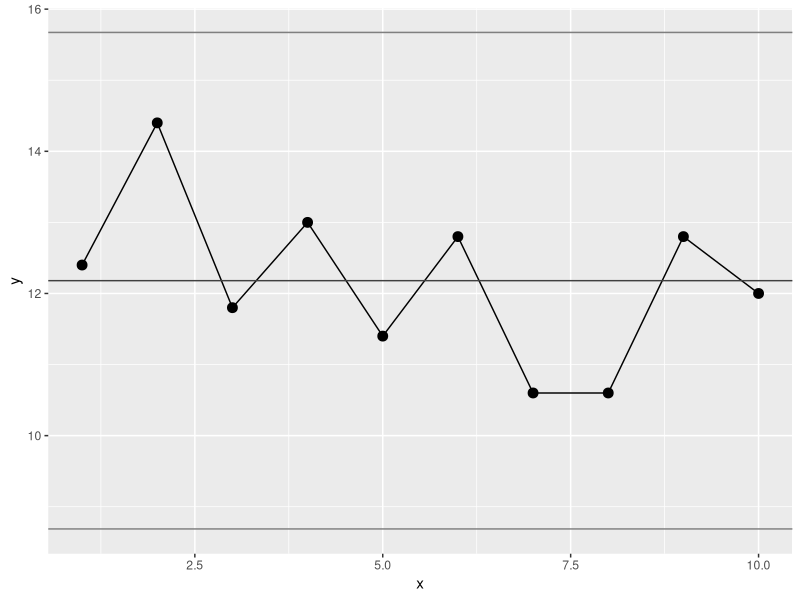
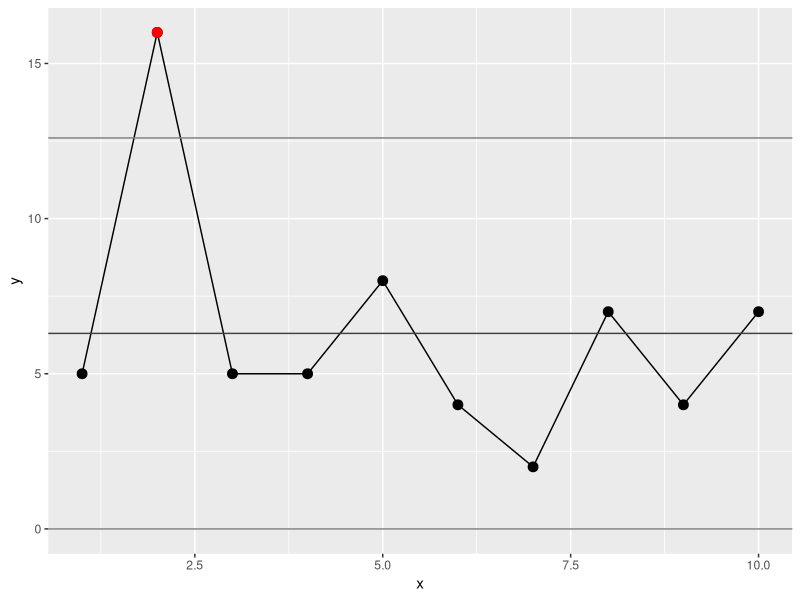

Write the R code that produced these figures, in order.
library(ggplot2)

data <- read.csv("ch23p425.txt", header=TRUE);

hours <- matrix(0, 10);
min <- matrix(1000000, 10);
max <- matrix(0, 10);
sum <- matrix(0, 10);
count <- matrix(0, 10);

for (i in seq(1, length(data$Hour))) {
    s = data$Hour[i];
    d = data$Calls[i];
    count[s] = count[s] + 1;
    sum[s] = sum[s] + d;
    if (d < min[s]) {
        min[s] = d;
    }
    if (d > max[s]) {
        max[s] = d;
    }
}

range <- matrix(0, 10);
mean <- matrix(0, 10);

for (i in seq(1, length(hours))) {
    hours[i] = i;
    range[i] = max[i] - min[i];
    mean[i] = sum[i] / count[i];
}

udata <- function(r) {
    m <- mean(r);
    sd <- sd(r);
    lcl <- m - 3 * sd;
    if (lcl < 0) {
        lcl = 0;
    }
    ucl <- m + (m - lcl);
    return (data.frame(mean = m, sd = sd, ucl = ucl, lcl = lcl));
}

data1 <- data.frame(x = hours, y = mean);
cl <- udata(mean);
png(filename="ch23p425-1.png");

ggplot(data=data1, aes(x=x, y=y)) +
  geom_point(color="black", size=3) +
  geom_line(color="black") +
 geom_point(data=subset(data1, y < cl$lcl | y > cl$ucl), aes(x=x, y=y), color="red", size=3) +
  geom_hline(yintercept=cl$ucl, color="gray50") +
  geom_hline(yintercept=cl$mean, color="gray25") +
  geom_hline(yintercept=cl$lcl, color="gray50");
dev.off();



data1 <- data.frame(x = hours, y = range);
cl <- udata(range);
cl;
png(filename="ch23p425-2.png");

ggplot(data=data1, aes(x=x, y=y)) +
  geom_point(color="black", size=3) +
  geom_line(color="black") +
  geom_point(data=subset(data1, y < cl$lcl | y > cl$ucl), aes(x=x, y=y), color="red", size=3) +
  geom_hline(yintercept=cl$ucl, color="gray50") +
  geom_hline(yintercept=cl$mean, color="gray25") +
  geom_hline(yintercept=cl$lcl, color="gray50");
dev.off();



